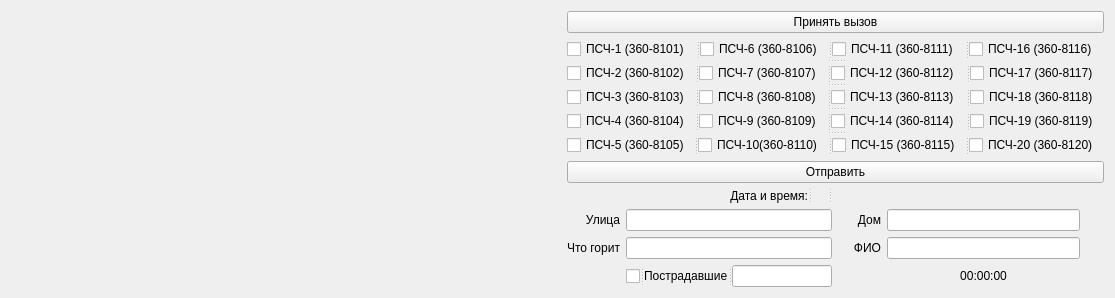
<?xml version="1.0" encoding="UTF-8"?>
<ui version="4.0">
 <class>Form</class>
 <widget class="QWidget" name="Form">
  <property name="geometry">
   <rect>
    <x>0</x>
    <y>0</y>
    <width>1115</width>
    <height>280</height>
   </rect>
  </property>
  <property name="windowTitle">
   <string>Время реагирования с использованием АС</string>
  </property>
  <layout class="QVBoxLayout" name="verticalLayout">
   <item>
    <layout class="QGridLayout" name="gridLayout" rowstretch="1,0,0,0,0,0,0,0" columnstretch="1,0,0,0,0,0,0,0,0,0,0,0,0">
     <item row="6" column="6" colspan="2">
      <widget class="QLabel" name="label_3">
       <property name="text">
        <string>ФИО</string>
       </property>
       <property name="alignment">
        <set>Qt::AlignRight|Qt::AlignTrailing|Qt::AlignVCenter</set>
       </property>
      </widget>
     </item>
     <item row="3" column="2" colspan="11">
      <widget class="QPushButton" name="pb_vyzov">
       <property name="text">
        <string>Отправить</string>
       </property>
      </widget>
     </item>
     <item row="5" column="2" colspan="2">
      <widget class="QLabel" name="label">
       <property name="text">
        <string>Улица</string>
       </property>
       <property name="alignment">
        <set>Qt::AlignRight|Qt::AlignTrailing|Qt::AlignVCenter</set>
       </property>
      </widget>
     </item>
     <item row="4" column="6">
      <widget class="QLabel" name="lb_tekTime">
       <property name="text">
        <string/>
       </property>
      </widget>
     </item>
     <item row="0" column="2" rowspan="2" colspan="11">
      <widget class="QPushButton" name="pb_fire">
       <property name="text">
        <string>Принять вызов</string>
       </property>
      </widget>
     </item>
     <item row="0" column="0" colspan="2">
      <widget class="QLabel" name="lb_tekStatus">
       <property name="text">
        <string/>
       </property>
       <property name="alignment">
        <set>Qt::AlignCenter</set>
       </property>
      </widget>
     </item>
     <item row="1" column="0" rowspan="7" colspan="2">
      <widget class="QLabel" name="lb_soob">
       <property name="text">
        <string/>
       </property>
       <property name="alignment">
        <set>Qt::AlignLeading|Qt::AlignLeft|Qt::AlignTop</set>
       </property>
      </widget>
     </item>
     <item row="2" column="2" colspan="11">
      <widget class="QSplitter" name="splitter_6">
       <property name="orientation">
        <enum>Qt::Vertical</enum>
       </property>
       <widget class="QSplitter" name="splitter">
        <property name="orientation">
         <enum>Qt::Horizontal</enum>
        </property>
        <widget class="QCheckBox" name="cb_psch1">
         <property name="text">
          <string>ПСЧ-1 (360-8101)</string>
         </property>
        </widget>
        <widget class="QCheckBox" name="cb_psch6">
         <property name="text">
          <string>ПСЧ-6 (360-8106)</string>
         </property>
        </widget>
        <widget class="QCheckBox" name="cb_psch11">
         <property name="text">
          <string>ПСЧ-11 (360-8111)</string>
         </property>
        </widget>
        <widget class="QCheckBox" name="cb_psch16">
         <property name="text">
          <string>ПСЧ-16 (360-8116)</string>
         </property>
        </widget>
       </widget>
       <widget class="QSplitter" name="splitter_2">
        <property name="orientation">
         <enum>Qt::Horizontal</enum>
        </property>
        <widget class="QCheckBox" name="cb_psch2">
         <property name="text">
          <string>ПСЧ-2 (360-8102)</string>
         </property>
        </widget>
        <widget class="QCheckBox" name="cb_psch7">
         <property name="text">
          <string>ПСЧ-7 (360-8107)</string>
         </property>
        </widget>
        <widget class="QCheckBox" name="cb_psch12">
         <property name="text">
          <string>ПСЧ-12 (360-8112)</string>
         </property>
        </widget>
        <widget class="QCheckBox" name="cb_psch17">
         <property name="text">
          <string>ПСЧ-17 (360-8117)</string>
         </property>
        </widget>
       </widget>
       <widget class="QSplitter" name="splitter_3">
        <property name="orientation">
         <enum>Qt::Horizontal</enum>
        </property>
        <widget class="QCheckBox" name="cb_psch3">
         <property name="text">
          <string>ПСЧ-3 (360-8103)</string>
         </property>
        </widget>
        <widget class="QCheckBox" name="cb_psch8">
         <property name="text">
          <string>ПСЧ-8 (360-8108)</string>
         </property>
        </widget>
        <widget class="QCheckBox" name="cb_psch13">
         <property name="text">
          <string>ПСЧ-13 (360-8113)</string>
         </property>
        </widget>
        <widget class="QCheckBox" name="cb_psch18">
         <property name="text">
          <string>ПСЧ-18 (360-8118)</string>
         </property>
        </widget>
       </widget>
       <widget class="QSplitter" name="splitter_4">
        <property name="orientation">
         <enum>Qt::Horizontal</enum>
        </property>
        <widget class="QCheckBox" name="cb_psch4">
         <property name="text">
          <string>ПСЧ-4 (360-8104)</string>
         </property>
        </widget>
        <widget class="QCheckBox" name="cb_psch9">
         <property name="text">
          <string>ПСЧ-9 (360-8109)</string>
         </property>
        </widget>
        <widget class="QCheckBox" name="cb_psch14">
         <property name="text">
          <string>ПСЧ-14 (360-8114)</string>
         </property>
        </widget>
        <widget class="QCheckBox" name="cb_psch19">
         <property name="text">
          <string>ПСЧ-19 (360-8119)</string>
         </property>
        </widget>
       </widget>
       <widget class="QSplitter" name="splitter_5">
        <property name="orientation">
         <enum>Qt::Horizontal</enum>
        </property>
        <widget class="QCheckBox" name="cb_psch5">
         <property name="enabled">
          <bool>true</bool>
         </property>
         <property name="text">
          <string>ПСЧ-5 (360-8105)</string>
         </property>
        </widget>
        <widget class="QCheckBox" name="cb_psch10">
         <property name="text">
          <string>ПСЧ-10(360-8110)</string>
         </property>
        </widget>
        <widget class="QCheckBox" name="cb_psch15">
         <property name="text">
          <string>ПСЧ-15 (360-8115)</string>
         </property>
        </widget>
        <widget class="QCheckBox" name="cb_psch20">
         <property name="text">
          <string>ПСЧ-20 (360-8120)</string>
         </property>
        </widget>
       </widget>
      </widget>
     </item>
     <item row="5" column="4">
      <widget class="QLineEdit" name="le_ulica"/>
     </item>
     <item row="7" column="4">
      <widget class="QSplitter" name="splitter_postrad">
       <property name="orientation">
        <enum>Qt::Horizontal</enum>
       </property>
       <widget class="QCheckBox" name="cb_postradavshie">
        <property name="layoutDirection">
         <enum>Qt::RightToLeft</enum>
        </property>
        <property name="text">
         <string/>
        </property>
       </widget>
       <widget class="QLabel" name="label_6">
        <property name="text">
         <string>Пострадавшие</string>
        </property>
       </widget>
       <widget class="QLineEdit" name="le_postradavshie">
        <property name="mouseTracking">
         <bool>true</bool>
        </property>
       </widget>
      </widget>
     </item>
     <item row="4" column="4">
      <widget class="QSplitter" name="splitter_TD">
       <property name="orientation">
        <enum>Qt::Horizontal</enum>
       </property>
       <widget class="QSplitter" name="splitter_data">
        <property name="orientation">
         <enum>Qt::Horizontal</enum>
        </property>
        <widget class="QLabel" name="label_7">
         <property name="text">
          <string>Дата и время:</string>
         </property>
         <property name="alignment">
          <set>Qt::AlignRight|Qt::AlignTrailing|Qt::AlignVCenter</set>
         </property>
        </widget>
        <widget class="QLabel" name="lb_tekDatTime">
         <property name="text">
          <string/>
         </property>
        </widget>
       </widget>
       <widget class="QSplitter" name="splitter_time">
        <property name="layoutDirection">
         <enum>Qt::LeftToRight</enum>
        </property>
        <property name="orientation">
         <enum>Qt::Horizontal</enum>
        </property>
       </widget>
      </widget>
     </item>
     <item row="6" column="2" colspan="2">
      <widget class="QLabel" name="label_5">
       <property name="text">
        <string>Что горит</string>
       </property>
       <property name="alignment">
        <set>Qt::AlignRight|Qt::AlignTrailing|Qt::AlignVCenter</set>
       </property>
      </widget>
     </item>
     <item row="6" column="4">
      <widget class="QLineEdit" name="le_chto"/>
     </item>
     <item row="5" column="7">
      <widget class="QLabel" name="label_2">
       <property name="text">
        <string>Дом</string>
       </property>
       <property name="alignment">
        <set>Qt::AlignRight|Qt::AlignTrailing|Qt::AlignVCenter</set>
       </property>
      </widget>
     </item>
     <item row="5" column="8">
      <widget class="QLineEdit" name="le_dom"/>
     </item>
     <item row="6" column="8">
      <widget class="QLineEdit" name="le_FIO"/>
     </item>
     <item row="7" column="8">
      <widget class="QLabel" name="lb_time">
       <property name="text">
        <string>00:00:00</string>
       </property>
       <property name="alignment">
        <set>Qt::AlignCenter</set>
       </property>
      </widget>
     </item>
    </layout>
   </item>
  </layout>
 </widget>
 <tabstops>
  <tabstop>le_ulica</tabstop>
  <tabstop>le_dom</tabstop>
  <tabstop>le_chto</tabstop>
  <tabstop>le_FIO</tabstop>
  <tabstop>cb_postradavshie</tabstop>
  <tabstop>le_postradavshie</tabstop>
  <tabstop>pb_vyzov</tabstop>
  <tabstop>pb_fire</tabstop>
  <tabstop>cb_psch15</tabstop>
  <tabstop>cb_psch19</tabstop>
  <tabstop>cb_psch7</tabstop>
  <tabstop>cb_psch4</tabstop>
  <tabstop>cb_psch9</tabstop>
  <tabstop>cb_psch13</tabstop>
  <tabstop>cb_psch14</tabstop>
  <tabstop>cb_psch1</tabstop>
  <tabstop>cb_psch18</tabstop>
  <tabstop>cb_psch3</tabstop>
  <tabstop>cb_psch20</tabstop>
  <tabstop>cb_psch16</tabstop>
  <tabstop>cb_psch5</tabstop>
  <tabstop>cb_psch8</tabstop>
  <tabstop>cb_psch6</tabstop>
  <tabstop>cb_psch2</tabstop>
  <tabstop>cb_psch10</tabstop>
  <tabstop>cb_psch17</tabstop>
  <tabstop>cb_psch12</tabstop>
  <tabstop>cb_psch11</tabstop>
 </tabstops>
 <resources/>
 <connections/>
</ui>
